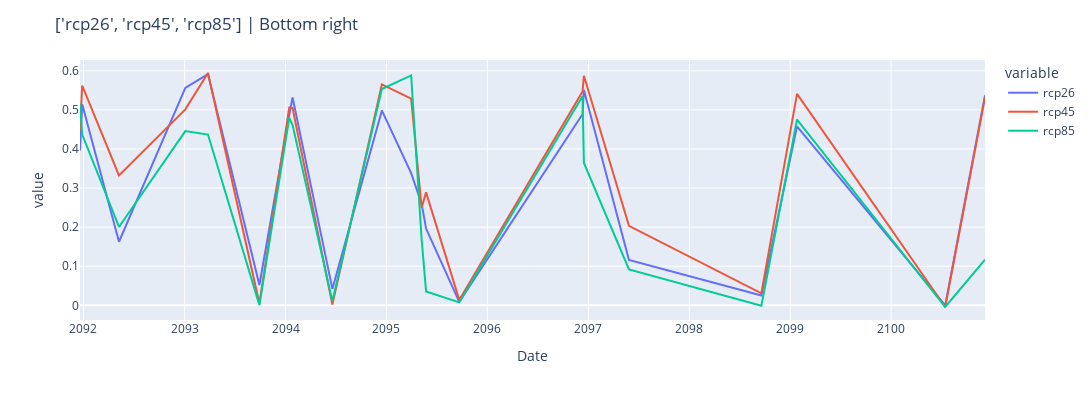

Notebook source saved alongside this figure:
### Code cell
# bottom right
temp_lat =  lats[1]
temp_lon = lons[-4]
comparison_df_1 = comparison_df[(comparison_df['Latitude'] ==  temp_lat) & (comparison_df['Longitude'] == temp_lon)]
comparison_df_1, scale = comparison_df_1.sort_values(by='Date'), "Bottom right"
fig = px.line(comparison_df_1, x="Date" , y = scenario_array)
fig.update_layout(title=f'{scenario_array} | {scale}', width = 1800, height = 400)

plotly_image_path = os.path.join(folder_name, f"{scale}.png")
fig.write_image(plotly_image_path)

fig

### Figure 1 — Plotly figure (JSON) as saved in the notebook; plotly's stock layout.template omitted (floating-point values rounded to 4 significant figures)
{"data": [{"hovertemplate": "variable=rcp26<br>Date=%{x}<br>value=%{y}<extra></extra>", "legendgroup": "rcp26", "line": {"color": "#636efa", "dash": "solid"}, "marker": {"symbol": "circle"}, "mode": "lines", "name": "rcp26", "orientation": "v", "showlegend": true, "type": "scatter", "x": ["2091-12-19T12:00:00", "2091-12-27T12:00:00", "2092-05-08T12:00:00", "2093-01-03T12:00:00", "2093-03-26T12:00:00", "2093-09-28T12:00:00", "2094-01-14T12:00:00", "2094-01-26T12:00:00", "2094-06-19T12:00:00", "2094-12-15T12:00:00", "2095-03-31T12:00:00", "2095-05-08T12:00:00", "2095-05-24T12:00:00", "2095-09-21T12:00:00", "2096-12-10T12:00:00", "2096-12-15T12:00:00", "2097-05-27T12:00:00", "2098-09-18T12:00:00", "2099-01-25T12:00:00", "2100-07-15T12:00:00", "2100-12-06T12:00:00"], "xaxis": "x", "y": [0.3962, 0.5144, 0.1627, 0.5562, 0.5914, 0.05199, 0.4868, 0.5318, 0.04201, 0.4984, 0.3382, 0.2594, 0.1964, 0.00876, 0.4887, 0.5508, 0.1161, 0.0249, 0.4578, -9.383e-05, 0.5371], "yaxis": "y"}, {"hovertemplate": "variable=rcp45<br>Date=%{x}<br>value=%{y}<extra></extra>", "legendgroup": "rcp45", "line": {"color": "#EF553B", "dash": "solid"}, "marker": {"symbol": "circle"}, "mode": "lines", "name": "rcp45", "orientation": "v", "showlegend": true, "type": "scatter", "x": ["2091-12-19T12:00:00", "2091-12-27T12:00:00", "2092-05-08T12:00:00", "2093-01-03T12:00:00", "2093-03-26T12:00:00", "2093-09-28T12:00:00", "2094-01-14T12:00:00", "2094-01-26T12:00:00", "2094-06-19T12:00:00", "2094-12-15T12:00:00", "2095-03-31T12:00:00", "2095-05-08T12:00:00", "2095-05-24T12:00:00", "2095-09-21T12:00:00", "2096-12-10T12:00:00", "2096-12-15T12:00:00", "2097-05-27T12:00:00", "2098-09-18T12:00:00", "2099-01-25T12:00:00", "2100-07-15T12:00:00", "2100-12-06T12:00:00"], "xaxis": "x", "y": [0.448, 0.562, 0.3323, 0.5012, 0.5942, 0.004722, 0.5059, 0.5049, 0.001948, 0.5652, 0.5287, 0.2501, 0.2889, 0.01384, 0.5466, 0.5873, 0.2032, 0.03075, 0.5408, -0.004277, 0.532], "yaxis": "y"}, {"hovertemplate": "variable=rcp85<br>Date=%{x}<br>value=%{y}<extra></extra>", "legendgroup": "rcp85", "line": {"color": "#00cc96", "dash": "solid"}, "marker": {"symbol": "circle"}, "mode": "lines", "name": "rcp85", "orientation": "v", "showlegend": true, "type": "scatter", "x": ["2091-12-19T12:00:00", "2091-12-27T12:00:00", "2092-05-08T12:00:00", "2093-01-03T12:00:00", "2093-03-26T12:00:00", "2093-09-28T12:00:00", "2094-01-14T12:00:00", "2094-01-26T12:00:00", "2094-06-19T12:00:00", "2094-12-15T12:00:00", "2095-03-31T12:00:00", "2095-05-08T12:00:00", "2095-05-24T12:00:00", "2095-09-21T12:00:00", "2096-12-10T12:00:00", "2096-12-15T12:00:00", "2097-05-27T12:00:00", "2098-09-18T12:00:00", "2099-01-25T12:00:00", "2100-07-15T12:00:00", "2100-12-06T12:00:00"], "xaxis": "x", "y": [0.5142, 0.4366, 0.2004, 0.4457, 0.4368, 0.0005821, 0.4793, 0.4613, 0.01055, 0.5534, 0.588, 0.1687, 0.03549, 0.00744, 0.5346, 0.3641, 0.09204, -0.0009639, 0.4752, -0.004292, 0.1166], "yaxis": "y"}], "layout": {"height": 400, "legend": {"title": {"text": "variable"}, "tracegroupgap": 0}, "margin": {"t": 60}, "title": {"text": "['rcp26', 'rcp45', 'rcp85'] | Bottom right"}, "width": 1800, "xaxis": {"anchor": "y", "domain": [0, 1], "title": {"text": "Date"}}, "yaxis": {"anchor": "x", "domain": [0, 1], "title": {"text": "value"}}}}
